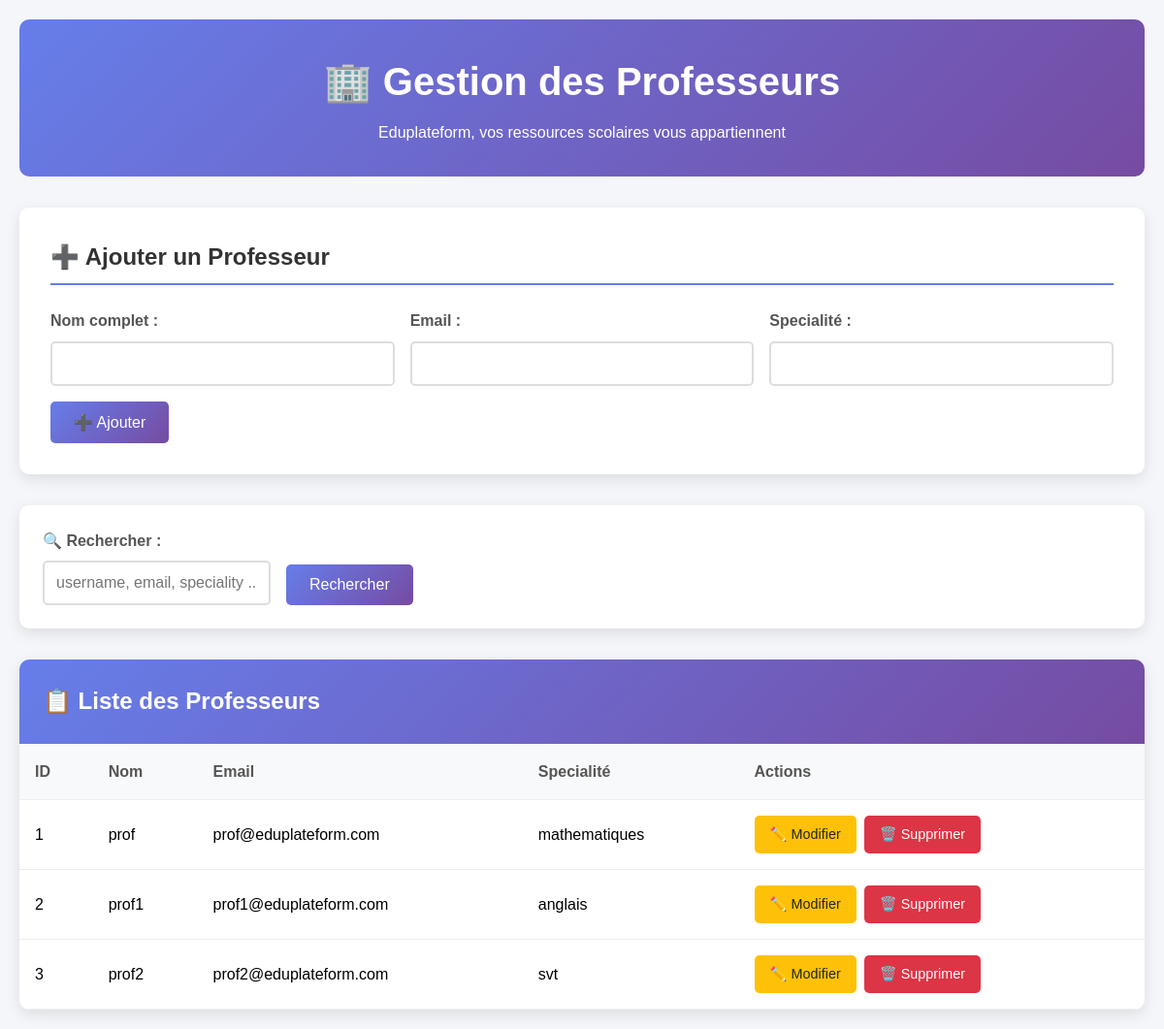
The page /professeur/index_prof.php on the database its author committed.
### tables this page shows
CREATE TABLE professeurs (
    id INT AUTO_INCREMENT PRIMARY KEY,
    username VARCHAR(50) UNIQUE NOT NULL,
    email VARCHAR(100) UNIQUE NOT NULL,
    speciality VARCHAR(100) NOT NULL, 
    password VARCHAR(255) NOT NULL,
    created_at TIMESTAMP DEFAULT CURRENT_TIMESTAMP,
    last_login TIMESTAMP NULL
);

### professeur/professeur.php (called while the page is built, shortened)
<?php
require_once '../database/config.php';
class Professeur {
    private $conn;
    private $table = 'professeurs';
    public function __construct() {
        $database = new Database();
        $this->conn = $database->getConnection();
    }
    public function readAll() {
        $query = "SELECT * FROM " . $this->table . " ORDER BY username ASC";
        $stmt = $this->conn->prepare($query);
        $stmt->execute();
        return $stmt;
    }
}
?>

### database/config.php (called while the page is built, shortened)
<?php
class Database {
    private $connection;
    public function __construct() {
        try {
            $this->connection = new PDO(
                "mysql:host=" . DB_HOST . ";dbname=" . DB_NAME,
                DB_USER,
                DB_PASS,
                array(
                    PDO::ATTR_ERRMODE => PDO::ERRMODE_EXCEPTION,
                    PDO::ATTR_DEFAULT_FETCH_MODE => PDO::FETCH_ASSOC
                )
            );
        } catch(PDOException $e) {
            die("Erreur de connexion à la base de données: " . $e->getMessage());
        }
    }
    public function getConnection() {
        return $this->connection;
    }
}
?>

### professeur/index_prof.php (the view, shortened to what this page needs)
<?php
require_once 'professeur.php';
$professeurs = new Professeur();
$searchTerm = $_GET['search'] ?? '';
if ($searchTerm) {
    $stmt = $professeurs->search($searchTerm);
} else {
    $stmt = $professeurs->readAll();
}
$editprofesseurs = null;
?>
<!DOCTYPE html>
<html lang="fr">
<head>
    <link rel="stylesheet" href="styleprof.css">
</head>
<body>
    <div class="container">
        <div class="header">
            <h1>🏢 Gestion des Professeurs</h1>
            <p>Eduplateform, vos ressources scolaires vous appartiennent</p>
        </div>
        <div class="form-section">
            <h2><?php echo $editprofesseurs ? '✏️ Modifier le professeur' : '➕ Ajouter un Professeur'; ?></h2>
            <form method="POST" action="">
                <div class="form-grid">
                    <div class="form-group">
                        <label for="username">Nom complet :</label>
                        <input type="text" id="username" name="username" required
                               value="<?php echo $editprofesseurs ? htmlspecialchars($editprofesseurs->username) : ''; ?>">
                    </div>
                    <div class="form-group">
                        <label for="email">Email :</label>
                        <input type="email" id="email" name="email" required
                               value="<?php echo $editprofesseurs ? htmlspecialchars($editprofesseurs->email) : ''; ?>">
                    </div>
                    <div class="form-group">
                        <label for="speciality">Specialité :</label>
                        <input type="text" id="speciality" name="speciality" required
                               value="<?php echo $editprofesseurs ? htmlspecialchars($editprofesseurs->speciality) : ''; ?>">
                    </div>
                </div>
                <div style="display: flex; gap: 1rem;">
                    <button type="submit" class="btn btn-primary">
                        <?php echo $editprofesseurs ? '💾 Mettre à jour' : '➕ Ajouter'; ?>
                    </button>
                </div>
            </form>
        </div>
        <div class="search-section">
            <form method="GET" action="" class="search-form">
                <div class="form-group" style="margin: 0;">
                    <label for="search">🔍 Rechercher :</label>
                    <input type="text" id="search" name="search" placeholder="username, email, speciality ..."
                           value="<?php echo htmlspecialchars($searchTerm); ?>">
                </div>
                <button type="submit" class="btn btn-primary">Rechercher</button>
            </form>
        </div>
        <div class="table-section">
            <div class="table-header">
                <h2>📋 Liste des Professeurs <?php echo $searchTerm ? "(Résultats pour: '$searchTerm')" : ''; ?></h2>
            </div>
            <div class="table-responsive">
                <?php if ($stmt->rowCount() > 0): ?>
                    <table>
                        <thead>
                            <tr>
                                <th>ID</th>
                                <th>Nom</th>
                                <th>Email</th>
                                <th>Specialité</th>
                                <th>Actions</th>
                            </tr>
                        </thead>
                        <tbody>
                            <?php while ($row = $stmt->fetch(PDO::FETCH_ASSOC)): ?>
                                <tr>
                                    <td><?php echo $row['id']; ?></td>
                                    <td><?php echo htmlspecialchars($row['username']); ?></td>
                                    <td><?php echo htmlspecialchars($row['email']); ?></td>
                                    <td><?php echo htmlspecialchars($row['speciality']); ?></td>
                                    <td>
                                        <div class="actions">
                                            <a href="?edit=<?php echo $row['id']; ?>" class="btn btn-warning btn-small">
                                                ✏️ Modifier
                                            </a>
                                            <a href="?delete=<?php echo $row['id']; ?>"
                                               class="btn btn-danger btn-small"
                                               onclick="return confirm('Êtes-vous sûr de vouloir supprimer cet Professeur ?')">
                                                🗑️ Supprimer
                                            </a>
                                        </div>
                                    </td>
                                </tr>
                            <?php endwhile; ?>
                        </tbody>
                    </table>
                <?php endif; ?>
            </div>
        </div>
    </div>
</body>
</html>

### professeur/styleprof.css (style rules this page uses)
* { margin: 0; padding: 0; box-sizing: border-box; }
body { font-family: 'Arial', sans-serif; background-color: #f5f6fa; line-height: 1.6; }
.container { max-width: 1200px; margin: 0 auto; padding: 20px; }
.header { background: linear-gradient(135deg, #667eea 0%, #764ba2 100%); color: white; padding: 2rem; border-radius: 10px; margin-bottom: 2rem; text-align: center; }
.header h1 { font-size: 2.5rem; margin-bottom: 0.5rem; }
.form-section { background: white; padding: 2rem; border-radius: 10px; box-shadow: 0 5px 15px rgba(0,0,0,0.1); margin-bottom: 2rem; }
.form-section h2 { color: #333; margin-bottom: 1.5rem; border-bottom: 2px solid #667eea; padding-bottom: 0.5rem; }
.form-grid { display: grid; grid-template-columns: repeat(auto-fit, minmax(250px, 1fr)); gap: 1rem; margin-bottom: 1rem; }
.form-group { display: flex; flex-direction: column; }
.form-group label { margin-bottom: 0.5rem; font-weight: bold; color: #555; }
.form-group input { padding: 0.75rem; border: 2px solid #ddd; border-radius: 5px; font-size: 1rem; transition: border-color 0.3s; }
.btn { padding: 0.75rem 1.5rem; border: none; border-radius: 5px; cursor: pointer; font-size: 1rem; text-decoration: none; display: inline-block; text-align: center; transition: all 0.3s; }
.btn-primary { background: linear-gradient(135deg, #667eea 0%, #764ba2 100%); color: white; }
.btn-warning { background-color: #ffc107; color: #212529; }
.btn-danger { background-color: #dc3545; color: white; }
.btn-small { padding: 0.5rem 1rem; font-size: 0.9rem; }
.search-section { background: white; padding: 1.5rem; border-radius: 10px; box-shadow: 0 5px 15px rgba(0,0,0,0.1); margin-bottom: 2rem; }
.search-form { display: flex; gap: 1rem; align-items: end; }
.search-form input { flex: 1; padding: 0.75rem; border: 2px solid #ddd; border-radius: 5px; font-size: 1rem; }
.table-section { background: white; border-radius: 10px; box-shadow: 0 5px 15px rgba(0,0,0,0.1); overflow: hidden; }
.table-header { background: linear-gradient(135deg, #667eea 0%, #764ba2 100%); color: white; padding: 1.5rem; }
.table-header h2 { margin: 0; }
.table-responsive { overflow-x: auto; }
table { width: 100%; border-collapse: collapse; }
th, td { padding: 1rem; text-align: left; border-bottom: 1px solid #eee; }
th { background-color: #f8f9fa; font-weight: bold; color: #555; }
.actions { display: flex; gap: 0.5rem; }

### rows shown on the page
professeurs: id "1", username "prof", email "prof@eduplateform.com", speciality "mathematiques"
professeurs: id "2", username "prof1", email "prof1@eduplateform.com", speciality "anglais"
professeurs: id "3", username "prof2", email "prof2@eduplateform.com", speciality "svt"
